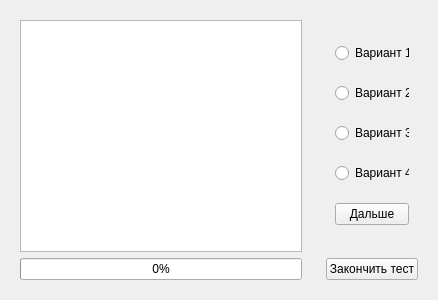
<?xml version="1.0" encoding="UTF-8"?>
<ui version="4.0">
 <class>TestWindow</class>
 <widget class="QWidget" name="TestWindow">
  <property name="geometry">
   <rect>
    <x>0</x>
    <y>0</y>
    <width>434</width>
    <height>300</height>
   </rect>
  </property>
  <property name="windowTitle">
   <string>Form</string>
  </property>
  <layout class="QHBoxLayout" name="horizontalLayout">
   <item>
    <widget class="QWidget" name="widget" native="true">
     <property name="minimumSize">
      <size>
       <width>300</width>
       <height>0</height>
      </size>
     </property>
     <layout class="QVBoxLayout" name="verticalLayout">
      <item>
       <widget class="QTextBrowser" name="textBrowser"/>
      </item>
      <item>
       <widget class="QProgressBar" name="progressBar">
        <property name="maximum">
         <number>5</number>
        </property>
        <property name="value">
         <number>0</number>
        </property>
       </widget>
      </item>
     </layout>
    </widget>
   </item>
   <item>
    <widget class="QWidget" name="widget_2" native="true">
     <property name="minimumSize">
      <size>
       <width>110</width>
       <height>0</height>
      </size>
     </property>
     <layout class="QVBoxLayout" name="verticalLayout_2">
      <item>
       <widget class="QWidget" name="widget_3" native="true">
        <layout class="QVBoxLayout" name="verticalLayout_3">
         <item>
          <widget class="QRadioButton" name="radioButton">
           <property name="text">
            <string>Вариант 1</string>
           </property>
          </widget>
         </item>
         <item>
          <widget class="QRadioButton" name="radioButton_2">
           <property name="text">
            <string>Вариант 2</string>
           </property>
          </widget>
         </item>
         <item>
          <widget class="QRadioButton" name="radioButton_3">
           <property name="text">
            <string>Вариант 3</string>
           </property>
          </widget>
         </item>
         <item>
          <widget class="QRadioButton" name="radioButton_4">
           <property name="text">
            <string>Вариант 4</string>
           </property>
          </widget>
         </item>
         <item>
          <widget class="QPushButton" name="pushButton">
           <property name="text">
            <string>Дальше</string>
           </property>
          </widget>
         </item>
        </layout>
       </widget>
      </item>
      <item>
       <widget class="QPushButton" name="pushButton_2">
        <property name="text">
         <string>Закончить тест</string>
        </property>
       </widget>
      </item>
     </layout>
    </widget>
   </item>
  </layout>
 </widget>
 <resources/>
 <connections/>
</ui>
